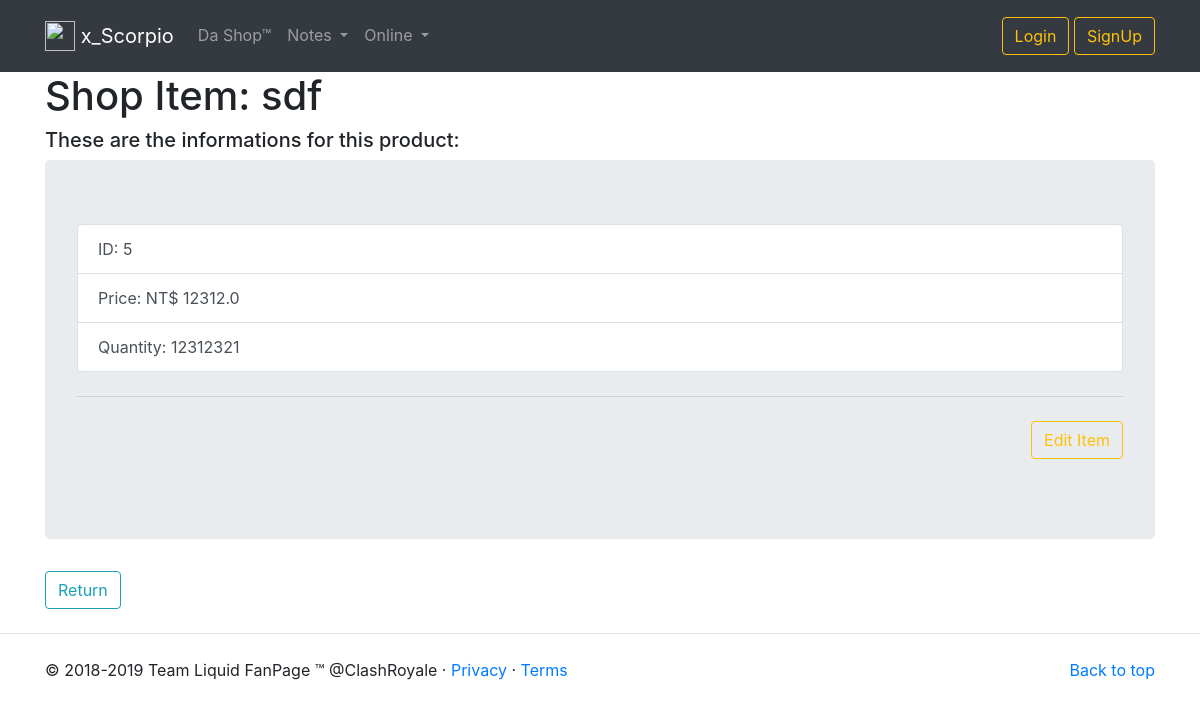
/shop/product/5, run on an earlier commit of the app's database.
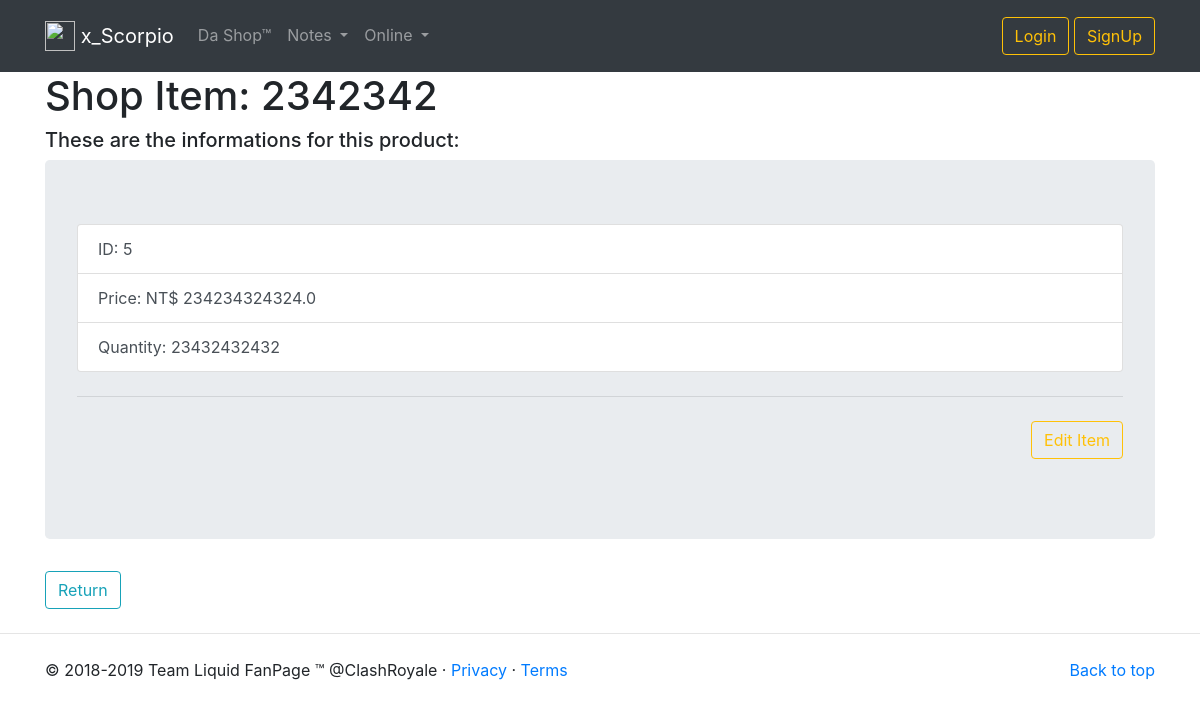
And on a later commit of the database.
### tables this page shows
CREATE TABLE products (
            id INTEGER PRIMARY KEY,
            name TEXT NOT NULL,
            price REAL NOT NULL,
            qty INTEGER NOT NULL
        );

### shop.py (the view)
@app.route("/shop/product/<id>")
def pro(id):
    uid = session.get('user_id')
    with pdms.connect_db() as conn:
        data = pdms.get_user(conn, uid)
        if uid:
            global idx, name
            idx = data[0]
            name = data[1]
        else:
            idx = '[]'
            name = '[]'
        p = pdms.get_product(conn, id)
        if not p:
            abort(404)
        return render_template("product.html", product=p, user=uid, id=idx, name=name, title="#LetsGoLiquid")

### pdms.py (called while the page is built)
def connect_db():
    return sqlite3.connect(DB_NAME)

def get_product(conn, id):
    c = conn.cursor()
    sql = """
        SELECT id, name, price, qty FROM products WHERE id = ?
    """
    c.execute(sql, (id,))
    return c.fetchone()

def get_user(conn, id):
    c = conn.cursor()
    sql = """
        SELECT id, name, email, password FROM users WHERE id = ?
    """
    c.execute(sql, (id,))
    return c.fetchone()

### templates/product.html
{% extends "base.html" %}
{% block body_block %}
<div class="container">
  <h1>Shop Item: {{product[1]}}</h1>
  <h5>These are the informations for this product:</h5>
  <div class="jumbotron">
    <ul class="list-group">
      <li class="list-group-item list-group-item-action">ID: {{product[0]}}</li>
      <li class="list-group-item list-group-item-action">Price: NT$ {{product[2]}}</li>
      <li class="list-group-item list-group-item-action">Quantity: {{product[3]}}</li>
    </ul>
    <hr class="my-4">
    <div align="right">
      <form action="/shop/product/{{product[0]}}/edit" method="post">
        <p><button type="submit" class="btn btn-outline-warning">Edit Item</button></p>
      </form>
    </div>
  </div>
  <form action="/shop">
    <p><button type="submit" class="btn btn-outline-info">Return</button></p>
  </form>
</div>
{% endblock %}

### templates/base.html (shortened to what this page needs)
<!DOCTYPE html>
<html lang="en" dir="ltr">
  <head>
    <link rel="stylesheet" href="/css/bootstrap.css">
    <link rel="stylesheet" href="/css/navbar.css">
  </head>
  <body>
    <header>
      {% block nav %}
        <nav class="navbar navbar fixed-top navbar-expand-md navbar-dark bg-dark">
          <div class="container">
            <a class="navbar-brand" href="/"><img src="https://pbs.twimg.com/profile_images/1044331817631772672/GNTfjTIa_400x400.jpg" width="30" height="30" class="d-inline-block align-top" alt="">
              x_Scorpio
            </a>
            <div class="collapse navbar-collapse" id="navbarNav">
              <ul class="navbar-nav mr-auto">
                <li class="nav-item">
                    <a class="nav-link" href="/shop">Da Shop™</a>
                </li>
                <li class="nav-item dropdown">
                  <a class="nav-link dropdown-toggle" href="#" id="navbarDropdown" role="button" data-toggle="dropdown" aria-haspopup="true" aria-expanded="false">
                    Notes
                  </a>
                </li>
                <li class="nav-item dropdown">
                  <a class="nav-link dropdown-toggle" href="#" id="navbarDropdown" role="button" data-toggle="dropdown" aria-haspopup="true" aria-expanded="false">
                    Online
                  </a>
                </li>
              </ul>
              <form class="form-inline my-2 my-lg-0">
                {% if not user %}
                  <div class="button-toolbar">
                    <a href="/login" class="btn btn-outline-warning">Login</a>
                    <a href="/signup" class="btn btn-outline-warning">SignUp</a>
                  </div>
                {% else %}
                  <div class="button-toolbar">
                    <a href="/logout" class="btn btn-outline-primary">Logout</a>
                  </div>
                {% endif %}
              </form>
            </div>
          </div>
        </nav>
      {% endblock %}
    </header>
    {% block body_block %}
    {% endblock %}
    <footer class="footer">
      <hr class="my-4"/>
      <div class="container">
        <p class="float-right"><a href="#">Back to top</a></p>
        <p>&copy; 2018-2019 Team Liquid FanPage &trade; @ClashRoyale &middot; <a href="/privacy">Privacy</a> &middot; <a href="/terms">Terms</a></p>
      </div>
    </footer>
  </body>
</html>

### static/css/Navbar.css (style rules this page uses)
body { padding-top: 4.5rem; }
.navbar { background:#222222; min-height: 72px; }
.nav-item::after { content:''; display:block; width:0px; height:1.5px; background:#00aefe; transition: 0.2s; }
.nav-link { padding:15px 5px; transition:0.2s; }

What changed in the data, as far as the page shows it:
changed products id 5: name "sdf" → "2342342"; price "12312.0" → "234234324324.0"; qty "12312321" → "23432432432"
